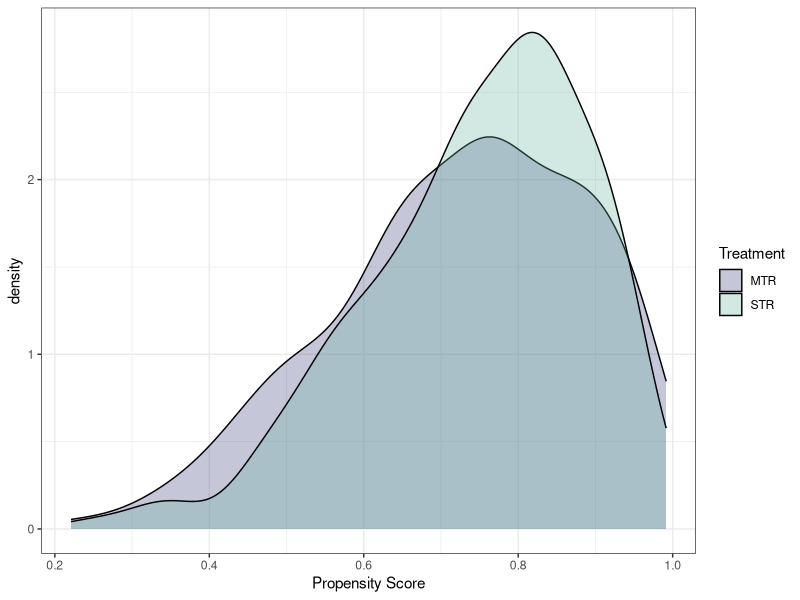
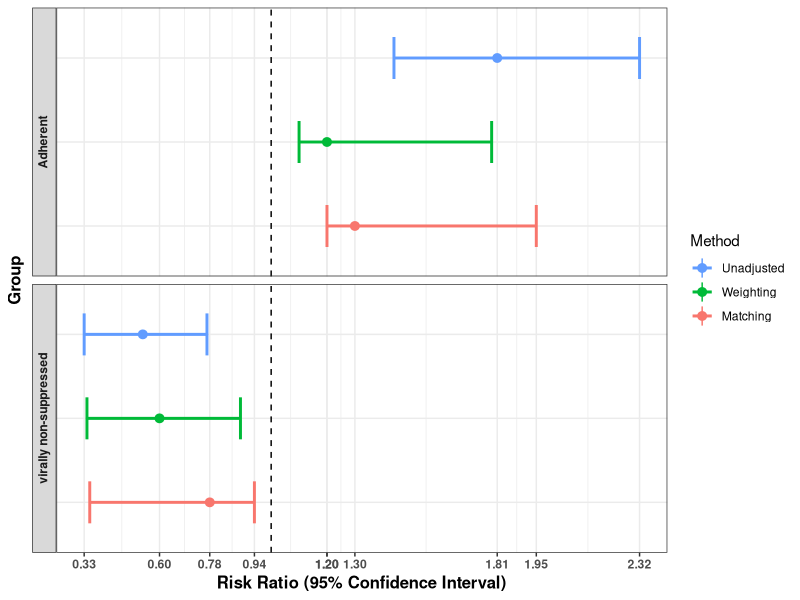

Reproduce these figures in R, in order.
## ---- chunk 1
library(tidyverse)

#plot <-
#  data.frame(group = c(rep(c("Intervention","Comparator"), 6)),
#  variable = c(
#    "Employment", "Employment",
#    "Insurance", "Insurance", 
#    "Comorbidities", "Comorbidities", 
#    "Migrant", "Migrant", 
#    "Education", "Education",
#    "Time on Treat.", "Time on Treat."),
#  value = c(
#    73, 65,
#    48, 60,
#    27, 38,
#    32, 18,
#    73, 62,
#    50, 67))

#plot_com <-ggplot(plot, aes(x = variable, y = value, fill = group)) +
#  geom_bar(stat = "identity", position = "dodge") +
#  labs(
#       x = "",
#       y = "Percentage",
#       fill = "Treatment") +
#  theme_minimal()

#  ggsave(plot = plot_com, "plot/plot_com.svg", width = 8, height = 4)



## ---- chunk 2
library(tidyverse)

plotvhi <-
  data.frame(group = c(rep(c("STR","MTR"), 6)),
    variable = c(
    "Employment", "Employment",
    "Insurance", "Insurance", 
    "Comorbidities", "Comorbidities", 
    "Migrant", "Migrant", 
    "Education", "Education",
    "Time on Treat.", "Time on Treat."),
  value = c(
    73, 65,
    48, 60,
    27, 38,
    32, 18,
    73, 62,
    50, 67))

plot_hiv <-ggplot(plotvhi, aes(x = value , y = variable, fill = group)) +
  geom_bar(stat = "identity", position = "dodge", alpha = 0.7) +
  scale_fill_manual(values =c("#404080", "#69b3a2")) +
  labs(
      x = "Percentage",
      y = "",
      fill = "Treatment") +
  theme_minimal()

 #ggsave(plot = plot_hiv, "plot/plot_hiv.svg", width = 6, height = 7)



## ---- chunk 3
# library("cobalt")
# b2 <- base::readRDS("dta_love_plot.Rds")
# 
# v1 <- var.names(b2, type = "vec", minimal = TRUE)
# v1["sex"] <- "Male"
# v1["age"] <- "Age in years"
# v1["insurance"] <- "Health Insurance classification"
# v1["comorbidities"] <- "Additional long-term conditions"
# v1["migrant"] <- "Migrant background"
# v1["education.level "] <- "Educational level"
# v1["timeOnART"] <- "\u2265 1-year on ART"
# v1["housing"] <- "Living in owned or rented housing"
# v1["self.stigma"] <- "At least one question related to self-stigma "
# v1["addiction"] <- "At least one question related to addiction (alcohol/drugs)"
# v1["mental.health"] <- "At least one question related to mental health "
# v1["adherent"] <- "PDC \u2265 95%"
# v1["comuna"] <- "Living in the same municipality as the health centre"
# v1["STR"] <- "Single Tablet Regimen"
# p <- love.plot(b2, 
#                threshold = .1, size = 3, 
#                var.names = v1,
#                title ="" #"Standardised mean differences of adjusted and\nunadjusted cohorts"
#                )


#ggsave(plot = p, "plot/love_plot.svg", width = 10, height = 6)
## ---- chunk 4
library("tidyverse")
set.seed(123)
d <-data.frame(n=rbeta(584,6,2), Treatment = "STR")
e <-data.frame(n=rbeta(219,5,1.8), Treatment = "MTR")

dat <- rbind(d,e)

dat %>% 
  ggplot(aes(x = n, fill = Treatment))+
  geom_density(alpha = 0.3) +
  scale_fill_manual(values =c("#404080", "#69b3a2")) +
  theme_bw() +
  theme(legend.key = element_blank()) + 
  labs(x = "Propensity Score",
       fill = "Treatment")
## ---- chunk 5

RR_data  <- data.frame(Condition = c(rep("virally non-suppressed", 3), rep("Adherent",3)),
                      RiskRatio = c(0.54, 0.78, 0.60, 1.81, 1.30, 1.20),
                      LowerLimit = c(0.33, 0.35, 0.34, 1.44, 1.20, 1.10),
                      UpperLimit = c(0.77, 0.94, 0.89, 2.32, 1.95, 1.79),
                      Group = factor(rep(c("Unadjusted", "Matching", "Weighting"),2), levels = c("Matching", "Weighting","Unadjusted")))



vec <-sort(c(RR_data$RiskRatio, RR_data$LowerLimit, RR_data$UpperLimit))
vec <-c(0.33, 0.60, 0.78, 0.94, 1.20, 1.20, 1.30, 1.81, 1.95, 2.32)

g = ggplot(data=RR_data,
    aes(x = Group,y = RiskRatio, ymin = LowerLimit, ymax = UpperLimit ))+
    geom_pointrange(aes(col=Group))+
    geom_hline(aes(fill=Group),yintercept =1, linetype=2)+
  labs(x ='Group',
       y= "Risk Ratio (95% Confidence Interval)",
       color = 'Method')+
    geom_errorbar(aes(ymin=LowerLimit, ymax=UpperLimit,col=Group),width=0.5,cex=1)+ 
    facet_wrap(~Condition,strip.position="left",nrow=9,scales = "free_y") +
  theme_bw()+
    theme(plot.title=element_text(size=16,face="bold"),
        axis.text.y=element_blank(),
        axis.ticks.y=element_blank(),
        axis.text.x=element_text(face="bold"),
        axis.title=element_text(size=12,face="bold"),
        strip.text.y = element_text(hjust=0.5,vjust = 1,angle=180,face="bold"))+
    coord_flip() +
  scale_y_continuous(breaks=vec)+
  guides(col = guide_legend(reverse = TRUE))
 g
 
 
 

